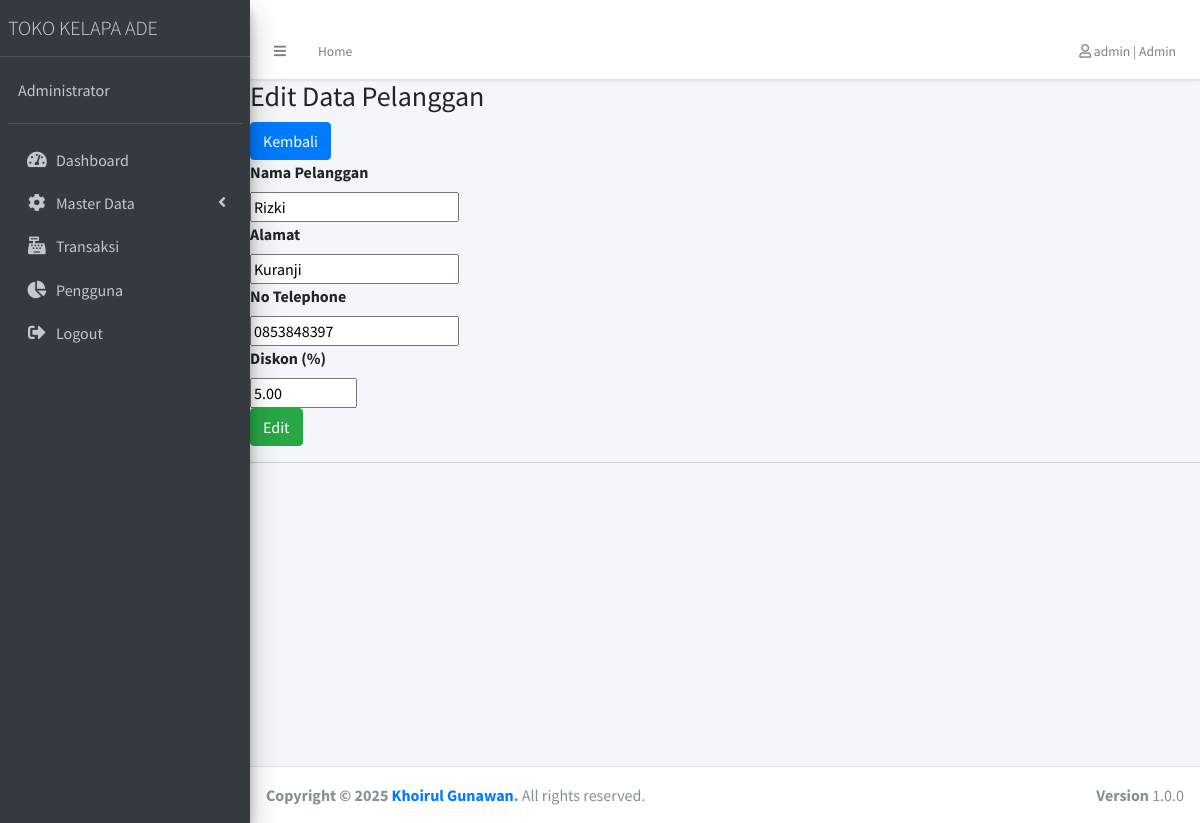
Page /index.php?page=aksi_pelanggan/pelanggan_edit&id=16 (signed in) on the committed database.
### tables this page shows
CREATE TABLE `tb_pelanggan` (
  `pelanggan_id` int(3) NOT NULL,
  `pelanggan_nama` varchar(50) NOT NULL,
  `pelanggan_alamat` text NOT NULL,
  `pelanggan_tlp` varchar(10) NOT NULL,
  `pelanggan_diskon` decimal(5,2) DEFAULT 0.00
);

### aksi_pelanggan/pelanggan_edit.php (the view, shortened to what this page needs)
<div class="span9">
    <div class="content">
        <div class="module">
            <div class="module-head">
                <h3>Edit Data Pelanggan</h3>
            </div>
            <div class="module-body">
                <a class="btn btn-primary" href="index.php?page=data_pelanggan">Kembali</a>
            </div>
            <div class="module-body table">
                <?php
                $id = $_GET['id'];
                $ambil = $koneksi->query("SELECT * FROM tb_pelanggan WHERE pelanggan_id='$id'");
                $pecah = $ambil->fetch_object();
                ?>
                <form method="post" class="form-horizontal row-fluid">
                    <div class="control-group">
                        <label class="control-label">Nama Pelanggan</label>
                        <div class="controls">
                            <input value="<?php echo $pecah->pelanggan_nama ?>" type="text" name="nama" placeholder="Nama" class="span8">
                        </div>
                    </div>
                    <div class="control-group">
                        <label class="control-label">Alamat</label>
                        <div class="controls">
                            <input value="<?php echo $pecah->pelanggan_alamat ?>" type="text" name="alamat" placeholder="Alamat" class="span8">
                        </div>
                    </div>
                    <div class="control-group">
                        <label class="control-label">No Telephone</label>
                        <div class="controls">
                            <input value="<?php echo $pecah->pelanggan_tlp ?>" type="text" name="tlp" placeholder="No Telephone" class="span8">
                        </div>
                    </div>
                    <div class="control-group">
                        <label class="control-label">Diskon (%)</label>
                        <div class="controls">
                            <input value="<?php echo $pecah->pelanggan_diskon ?>" type="number" name="diskon" placeholder="Diskon" class="span8" step="0.01" min="0" max="100">
                        </div>
                    </div>
                    <div class="control-group">
                        <div class="controls">
                            <input type="submit" name="edit" class="btn btn-success" value="Edit">
                        </div>
                    </div>
                </form>
                <hr style="display: block; height: 1px;border: 0; border-top: 1px solid #ccc;margin: 1em 0; padding: 0;">
            </div>
        </div>
    </div>
</div>
</div>

### rows in the picture
tb_pelanggan: nama "Rizki", alamat "Kuranji", tlp "0853848397", diskon "5.00"

### other values in the picture
$_SESSION['pengguna'] "admin"
$_SESSION['pengguna_level'] "Admin"
$_SESSION['pengguna_nama'] "Administrator"
